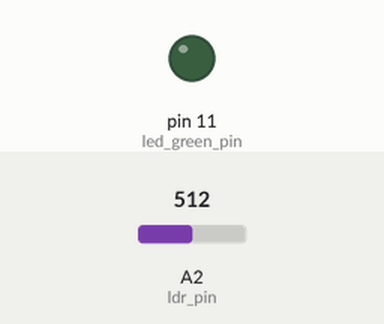
A sketch run on a simulated Arduino Uno, built with avr-gcc and run on an emulated ATmega328P. Shown: output pins drawn as LEDs (lit = HIGH). The inputs (shaded band) are chosen by the test bench; at power-on: A2 (ldr_pin) = 512.

Above: at 1.2 s.
1.3 s: A2 (ldr_pin) set to 427
2.8 s: A2 (ldr_pin) set to 392
At 3.1 s:
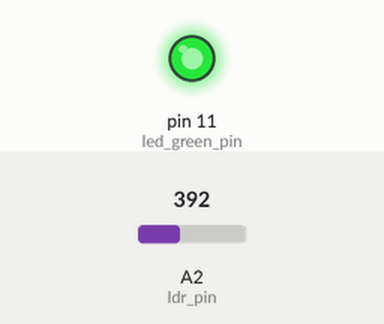
4.3 s: A2 (ldr_pin) set to 511
At 5.5 s:
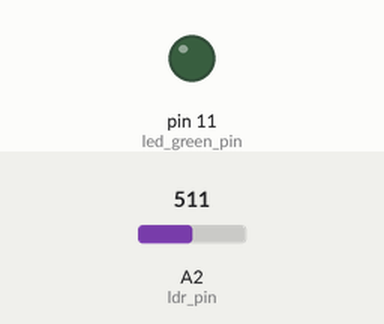
5.8 s: A2 (ldr_pin) set to 306
At 6.6 s:
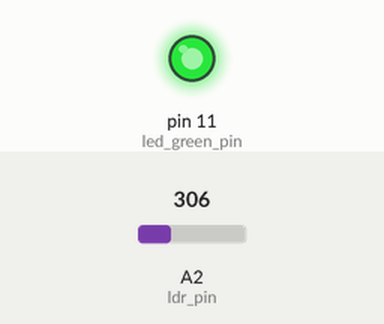
Timing chart, 0 to 8.3 s (numbered marks = the images above; inputs shaded):
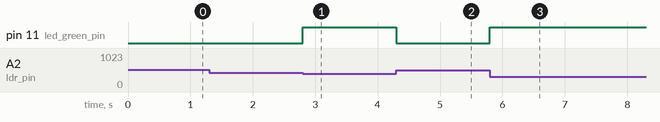

The sketch:

ldr_led_demo.ino
```cpp
/**
 * @author Alexander Entinger, MSc / LXRobotics
 * @brief this sketch read the voltage from the ldr voltage divider and turns on the green led if it is to dark
 * @file ldr_led_demo.ino
 */

static int const ldr_pin = 2; // A2
static int const led_green_pin = 11; // D11

void setup() {
  // configure the led pins as outputs
  pinMode(led_green_pin, OUTPUT);
  turn_off_green();
}

void turn_on_green() {
  digitalWrite(led_green_pin, LOW);
}
void turn_off_green() {
  digitalWrite(led_green_pin, HIGH);
}

void loop() {
  // read the voltage as adc value
  int const adc_value_ldr_voltage = analogRead(ldr_pin);
  // convert to volt
  float const ldr_volt = (float)(adc_value_ldr_voltage)*(5.0/1024);
  // check if it is too dark
  boolean const it_is_too_dark = ldr_volt >= 2.0;
  // turn on/off green led accordingly
  if(it_is_too_dark) {
    turn_on_green();
  }
  else {
    turn_off_green();
  }
}
```

Measured:
- the behaviour switches between 410 and 409 on A2 (ldr_pin) (found by bisection; images 0 and 1)
- after the input at 1.3 s, every drawn part: stays the same
- after the input at 2.8 s, pin 11 (led_green_pin): LOW → HIGH at once
- after the input at 4.3 s, pin 11 (led_green_pin): HIGH → LOW at once
- after the input at 5.8 s, pin 11 (led_green_pin): LOW → HIGH at once
